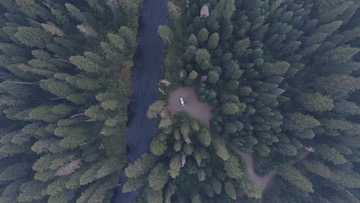
#> input picture photoEditor/imgs/birdseye_campsite.jpg, 360 x 203 px; its folder holds only this picture in this run
$ python photoEditor.py
#> lines starting #> are read from the running program, lines starting #| are printed output that depends on the picture
from PIL import Image, ImageEnhance, ImageFilter
import os

path = './imgs'
pathOut = './editedImgs'

for filename in os.listdir(path):
    img = Image.open(f"{path}/{filename}")
#> img is the input picture: PIL image 360x203 RGB; mean R, G, B 63.8, 72.7, 81.8

    edit = img.filter(ImageFilter.SHARPEN)

    factor = 1.5
    enhancer = ImageEnhance.Contrast(edit)
    edit = enhancer.enhance(factor)
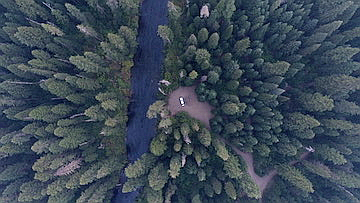
#> edit: PIL image 360x203 RGB; mean R, G, B 60, 73.4, 87

    clean_name = os.path.splitext(filename)[0]

    edit.save(f'./{pathOut}/{clean_name}_edited.jpg')

$ run again, on photoEditor/imgs/gtsr_bike.jpg
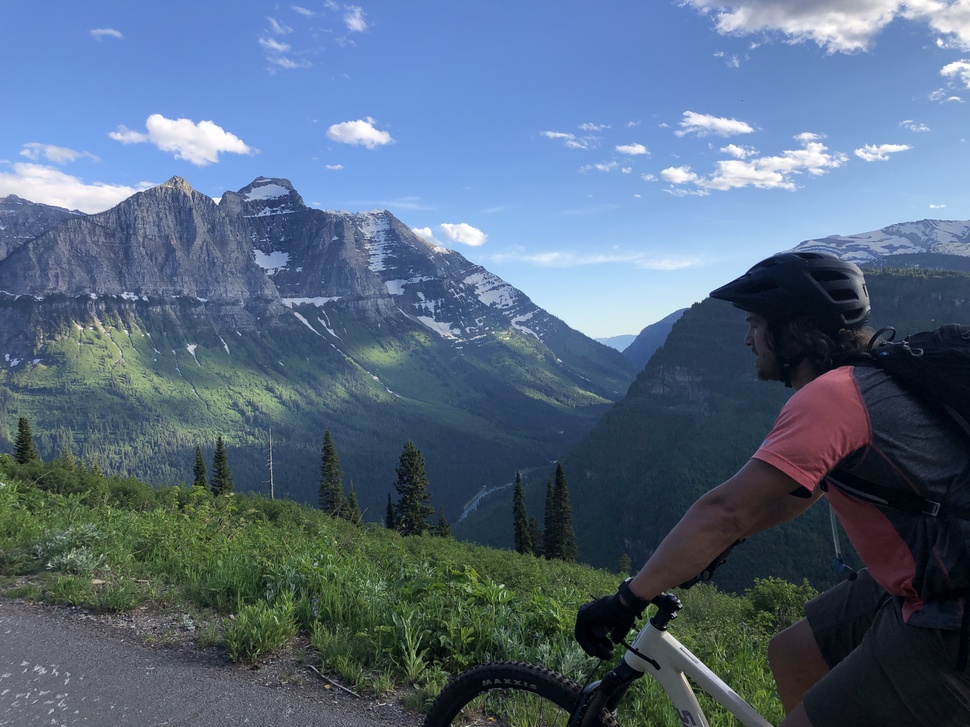
#> input picture photoEditor/imgs/gtsr_bike.jpg, 970 x 727 px, shrunk from 4032 x 3024 before the run
#> img is the input picture: PIL image 970x727 RGB; mean R, G, B 85.1, 104.5, 126.7
#> `edit = enhancer.enhance(factor)`:
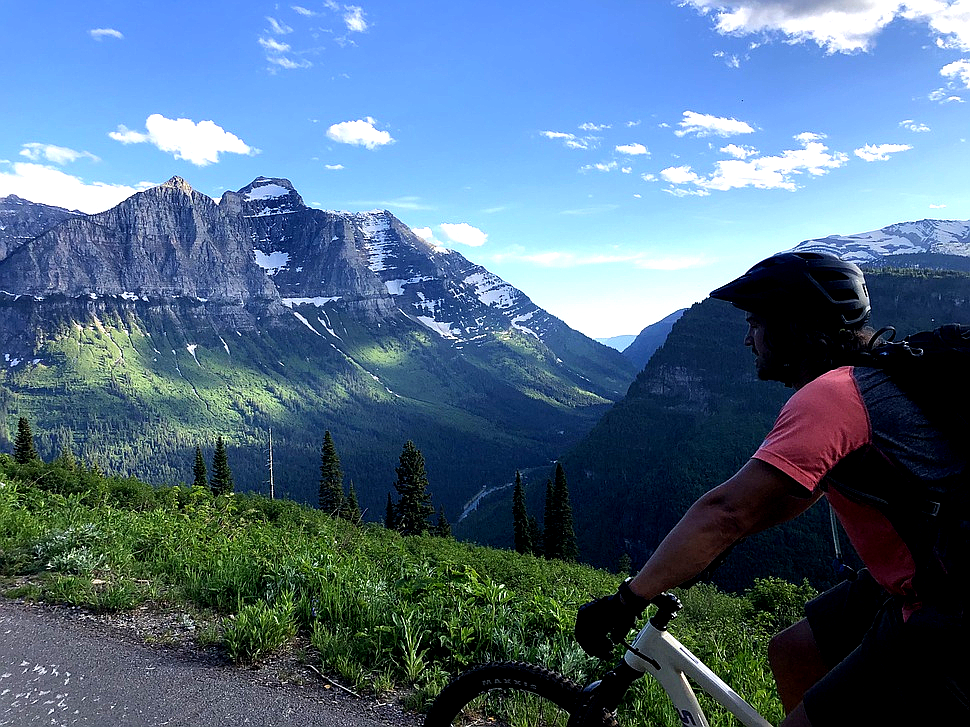
#> edit: PIL image 970x727 RGB; mean R, G, B 80.7, 107.5, 132
